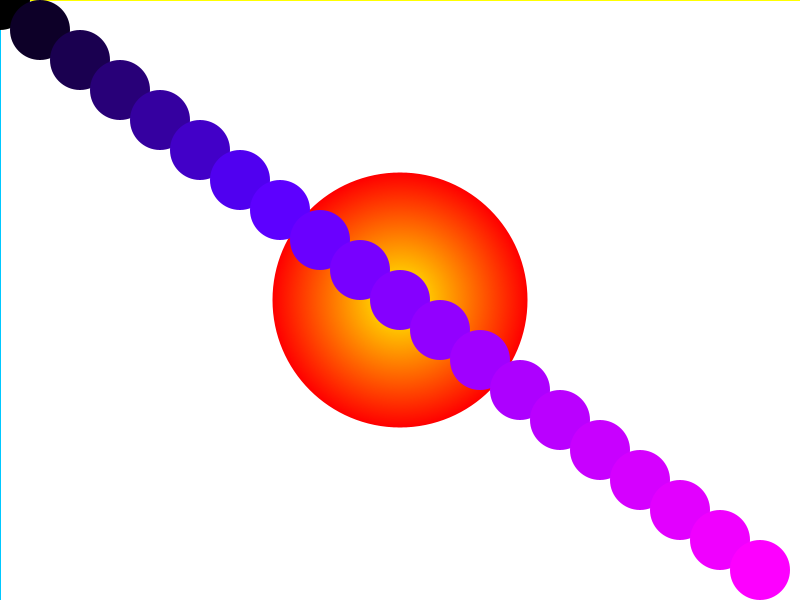
Frame 1 (no input)
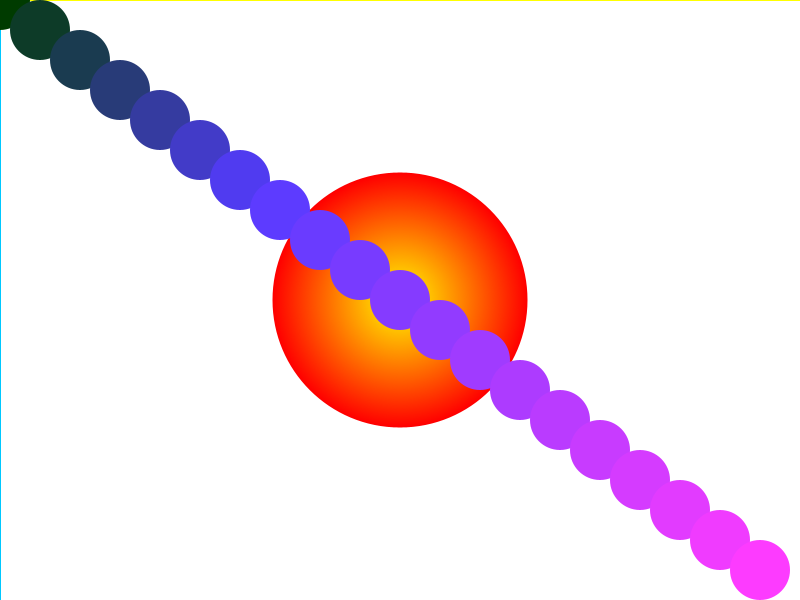
Frame 60 (the mouse pressed at the canvas centre just before this capture)
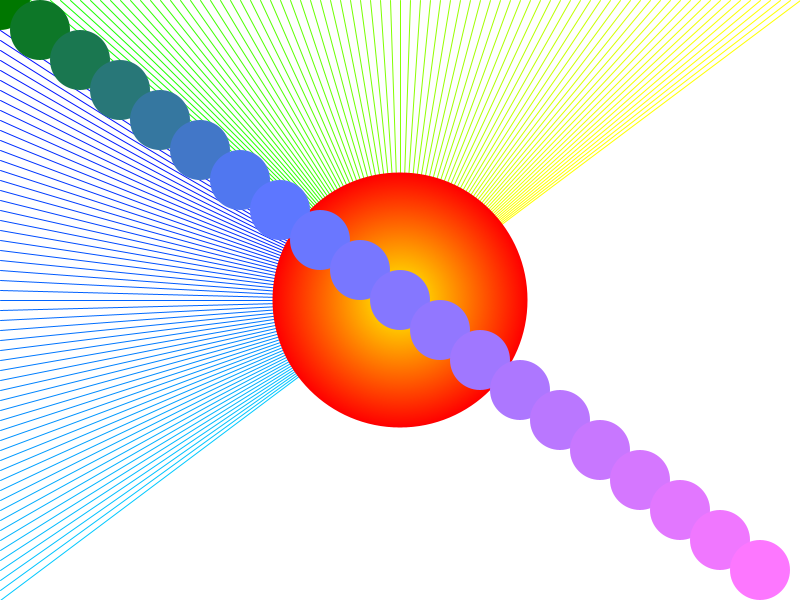
Frame 120 (the mouse held since frame 60 and released just before this capture)

The Processing sketch that drew these frames (run headless with seeded random() and noise(); from frame 60 on, the mouse is pressed at the canvas centre):

// Processing sketch: sketch_140513
// ── sketch_140513.pde
void setup() {
  size(800, 600);
  frameRate(60);
}

int blueVal = 0;

void draw() {
  background(255);
  
  // while schleife
  int x = 0;
  // solange die Bedingung (x <= width) in der schleife erfüllt ist
  // wird alles zwischen den {} immer wieder aufgeführt
  while (x <= width) {
    stroke(x/3.0, 255, 0);
    line(mouseX, mouseY, x, 0);
    x = x + 10;
    println("x: " + x);
    // x wird bei jedem ausführen hochgezählt
    // damit die bedingung der while schleife nach
    // einer bestimmten anzahl an durchgängen nicht 
    // mehr erfüllt ist 
    // -> sonst gibt es eine schwarze Loch im Raum Zeit Kontinuum ;-)
  }
  
  // wenn die bedingung (counter <= width) nicht mehr erfüllt ist
  // geht's hier weiter ... 


  int y = 0;
  while (y <= height) {
    stroke(0, y/3.0, 255);

    line(mouseX, mouseY, 0, y);
    y = y + 10;
    println("y: " + y);
  }



  // for schleife
  // ähnlich wie while schleife
  // enthält Definition der Zählervariable: int i = 0
  // die Bedingung die geprüft wird: i <= 255
  // den Inkrementor: i = i + 2
  for (int i = 0; i <= 255; i = i+2) { // varibale definieren; bedingung; inkrementor 
    // alles zwischen den Klammern wir so oft ausgeführt, 
    // bis die bedingung i<=255 nicht mehr erfüllt ist
    noStroke();
    fill(255, i, 0);
    ellipse(width/2, height/2, 255-i, 255-i);
    // nach jedem durchlauf wird der inkrementor i = i+2 ausgeführt

  }

  for (int i = 0; i<width; i = i + 40) {
    fill(i/3.0, blueVal, i);
    ellipse(i, i * height/(float)width, 60, 60);
  }

  blueVal = blueVal + 1;
  if(blueVal > 255){
    blueVal = 0;
  }

  //println("ende der draw");
}
